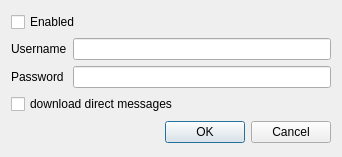
<?xml version="1.0" encoding="UTF-8"?>
<ui version="4.0">
 <class>Account</class>
 <widget class="QDialog" name="Account">
  <property name="geometry">
   <rect>
    <x>0</x>
    <y>0</y>
    <width>342</width>
    <height>157</height>
   </rect>
  </property>
  <property name="windowTitle">
   <string>Dialog</string>
  </property>
  <layout class="QVBoxLayout" name="verticalLayout_2">
   <item>
    <layout class="QVBoxLayout" name="verticalLayout">
     <item>
      <widget class="QCheckBox" name="accountEnabledCheckBox">
       <property name="enabled">
        <bool>true</bool>
       </property>
       <property name="text">
        <string>Enabled</string>
       </property>
      </widget>
     </item>
     <item>
      <layout class="QGridLayout" name="gridLayout_4">
       <item row="0" column="0">
        <widget class="QLabel" name="accountLoginLabel">
         <property name="enabled">
          <bool>true</bool>
         </property>
         <property name="text">
          <string>Username</string>
         </property>
        </widget>
       </item>
       <item row="0" column="1">
        <widget class="QLineEdit" name="accountLoginEdit">
         <property name="enabled">
          <bool>true</bool>
         </property>
        </widget>
       </item>
       <item row="1" column="0">
        <widget class="QLabel" name="accountPasswordLabel">
         <property name="enabled">
          <bool>true</bool>
         </property>
         <property name="text">
          <string>Password</string>
         </property>
        </widget>
       </item>
       <item row="1" column="1">
        <widget class="QLineEdit" name="accountPasswordEdit">
         <property name="enabled">
          <bool>true</bool>
         </property>
         <property name="echoMode">
          <enum>QLineEdit::Password</enum>
         </property>
        </widget>
       </item>
      </layout>
     </item>
     <item>
      <widget class="QCheckBox" name="accountDMCheckBox">
       <property name="enabled">
        <bool>true</bool>
       </property>
       <property name="text">
        <string>download direct messages</string>
       </property>
      </widget>
     </item>
    </layout>
   </item>
   <item>
    <widget class="QDialogButtonBox" name="buttonBox">
     <property name="orientation">
      <enum>Qt::Horizontal</enum>
     </property>
     <property name="standardButtons">
      <set>QDialogButtonBox::Cancel|QDialogButtonBox::Ok</set>
     </property>
    </widget>
   </item>
  </layout>
 </widget>
 <resources/>
 <connections>
  <connection>
   <sender>buttonBox</sender>
   <signal>accepted()</signal>
   <receiver>Account</receiver>
   <slot>accept()</slot>
   <hints>
    <hint type="sourcelabel">
     <x>248</x>
     <y>254</y>
    </hint>
    <hint type="destinationlabel">
     <x>157</x>
     <y>274</y>
    </hint>
   </hints>
  </connection>
  <connection>
   <sender>buttonBox</sender>
   <signal>rejected()</signal>
   <receiver>Account</receiver>
   <slot>reject()</slot>
   <hints>
    <hint type="sourcelabel">
     <x>316</x>
     <y>260</y>
    </hint>
    <hint type="destinationlabel">
     <x>286</x>
     <y>274</y>
    </hint>
   </hints>
  </connection>
 </connections>
</ui>
